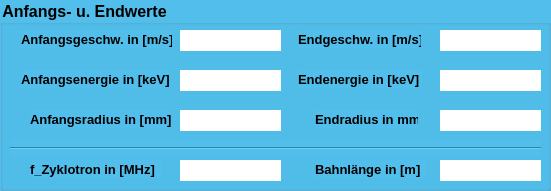
   <widget class="QGroupBox" name="groupBox_3">
    <property name="geometry">
     <rect>
      <x>170</x>
      <y>440</y>
      <width>551</width>
      <height>191</height>
     </rect>
    </property>
    <property name="font">
     <font>
      <family>Arial</family>
      <pointsize>12</pointsize>
      <bold>true</bold>
     </font>
    </property>
    <property name="styleSheet">
     <string notr="true">background-color: rgb(81, 190, 235);</string>
    </property>
    <property name="title">
     <string>Anfangs- u. Endwerte</string>
    </property>
    <widget class="QLabel" name="label_30">
     <property name="geometry">
      <rect>
       <x>21</x>
       <y>30</y>
       <width>151</width>
       <height>18</height>
      </rect>
     </property>
     <property name="font">
      <font>
       <pointsize>10</pointsize>
       <bold>true</bold>
      </font>
     </property>
     <property name="text">
      <string>Anfangsgeschw. in [m/s]</string>
     </property>
    </widget>
    <widget class="QLabel" name="label_31">
     <property name="geometry">
      <rect>
       <x>298</x>
       <y>30</y>
       <width>123</width>
       <height>18</height>
      </rect>
     </property>
     <property name="font">
      <font>
       <pointsize>10</pointsize>
       <bold>true</bold>
      </font>
     </property>
     <property name="text">
      <string>Endgeschw. in [m/s]</string>
     </property>
    </widget>
    <widget class="QLabel" name="label_32">
     <property name="geometry">
      <rect>
       <x>21</x>
       <y>70</y>
       <width>148</width>
       <height>18</height>
      </rect>
     </property>
     <property name="font">
      <font>
       <pointsize>10</pointsize>
       <bold>true</bold>
      </font>
     </property>
     <property name="text">
      <string>Anfangsenergie in [keV]</string>
     </property>
    </widget>
    <widget class="QLabel" name="label_33">
     <property name="geometry">
      <rect>
       <x>298</x>
       <y>70</y>
       <width>124</width>
       <height>18</height>
      </rect>
     </property>
     <property name="font">
      <font>
       <pointsize>10</pointsize>
       <bold>true</bold>
      </font>
     </property>
     <property name="text">
      <string>Endenergie in [keV]</string>
     </property>
    </widget>
    <widget class="QLabel" name="label_34">
     <property name="geometry">
      <rect>
       <x>30</x>
       <y>110</y>
       <width>141</width>
       <height>18</height>
      </rect>
     </property>
     <property name="font">
      <font>
       <pointsize>10</pointsize>
       <bold>true</bold>
      </font>
     </property>
     <property name="text">
      <string>Anfangsradius in [mm]</string>
     </property>
    </widget>
    <widget class="QLabel" name="label_35">
     <property name="geometry">
      <rect>
       <x>315</x>
       <y>110</y>
       <width>103</width>
       <height>18</height>
      </rect>
     </property>
     <property name="font">
      <font>
       <pointsize>10</pointsize>
       <bold>true</bold>
      </font>
     </property>
     <property name="text">
      <string>Endradius in mm</string>
     </property>
    </widget>
    <widget class="Line" name="line">
     <property name="geometry">
      <rect>
       <x>10</x>
       <y>140</y>
       <width>531</width>
       <height>16</height>
      </rect>
     </property>
     <property name="orientation">
      <enum>Qt::Orientation::Horizontal</enum>
     </property>
    </widget>
    <widget class="QLabel" name="label_36">
     <property name="geometry">
      <rect>
       <x>30</x>
       <y>160</y>
       <width>131</width>
       <height>18</height>
      </rect>
     </property>
     <property name="font">
      <font>
       <pointsize>10</pointsize>
       <bold>true</bold>
      </font>
     </property>
     <property name="text">
      <string>f_Zyklotron in [MHz]</string>
     </property>
    </widget>
    <widget class="QLabel" name="label_37">
     <property name="geometry">
      <rect>
       <x>315</x>
       <y>160</y>
       <width>111</width>
       <height>18</height>
      </rect>
     </property>
     <property name="font">
      <font>
       <pointsize>10</pointsize>
       <bold>true</bold>
      </font>
     </property>
     <property name="text">
      <string>Bahnlänge in [m]</string>
     </property>
    </widget>
    <widget class="QLabel" name="vo_label">
     <property name="geometry">
      <rect>
       <x>180</x>
       <y>30</y>
       <width>101</width>
       <height>21</height>
      </rect>
     </property>
     <property name="styleSheet">
      <string notr="true">background-color: rgb(255, 255, 255);</string>
     </property>
     <property name="text">
      <string/>
     </property>
    </widget>
    <widget class="QLabel" name="Eo_label">
     <property name="geometry">
      <rect>
       <x>180</x>
       <y>70</y>
       <width>101</width>
       <height>21</height>
      </rect>
     </property>
     <property name="styleSheet">
      <string notr="true">background-color: rgb(255, 255, 255);</string>
     </property>
     <property name="text">
      <string/>
     </property>
    </widget>
    <widget class="QLabel" name="ro_label">
     <property name="geometry">
      <rect>
       <x>180</x>
       <y>110</y>
       <width>101</width>
       <height>21</height>
      </rect>
     </property>
     <property name="styleSheet">
      <string notr="true">background-color: rgb(255, 255, 255);</string>
     </property>
     <property name="text">
      <string/>
     </property>
    </widget>
    <widget class="QLabel" name="v_end_label">
     <property name="geometry">
      <rect>
       <x>440</x>
       <y>30</y>
       <width>101</width>
       <height>21</height>
      </rect>
     </property>
     <property name="styleSheet">
      <string notr="true">background-color: rgb(255, 255, 255);</string>
     </property>
     <property name="text">
      <string/>
     </property>
    </widget>
    <widget class="QLabel" name="E_end_label">
     <property name="geometry">
      <rect>
       <x>440</x>
       <y>70</y>
       <width>101</width>
       <height>21</height>
      </rect>
     </property>
     <property name="styleSheet">
      <string notr="true">background-color: rgb(255, 255, 255);</string>
     </property>
     <property name="text">
      <string/>
     </property>
    </widget>
    <widget class="QLabel" name="r_end_label">
     <property name="geometry">
      <rect>
       <x>440</x>
       <y>110</y>
       <width>101</width>
       <height>21</height>
      </rect>
     </property>
     <property name="styleSheet">
      <string notr="true">background-color: rgb(255, 255, 255);</string>
     </property>
     <property name="text">
      <string/>
     </property>
    </widget>
    <widget class="QLabel" name="fzyk_label">
     <property name="geometry">
      <rect>
       <x>180</x>
       <y>160</y>
       <width>101</width>
       <height>21</height>
      </rect>
     </property>
     <property name="font">
      <font>
       <family>Arial</family>
       <pointsize>10</pointsize>
       <bold>true</bold>
      </font>
     </property>
     <property name="styleSheet">
      <string notr="true">background-color: rgb(255, 255, 255);</string>
     </property>
     <property name="text">
      <string/>
     </property>
    </widget>
    <widget class="QLabel" name="r_end_label_2">
     <property name="geometry">
      <rect>
       <x>440</x>
       <y>160</y>
       <width>101</width>
       <height>21</height>
      </rect>
     </property>
     <property name="styleSheet">
      <string notr="true">background-color: rgb(255, 255, 255);</string>
     </property>
     <property name="text">
      <string/>
     </property>
    </widget>
   </widget>
